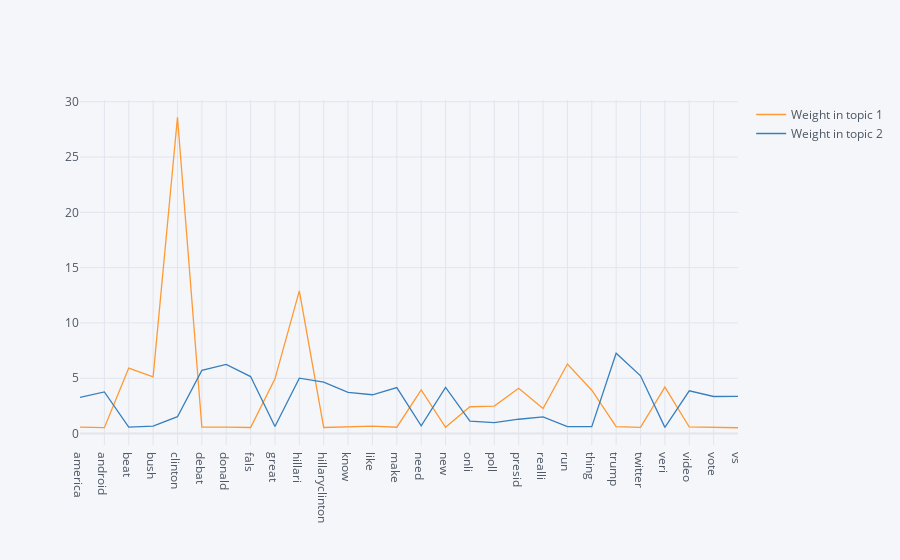

The notebook cell saved with this chart:
### Code cell
df.set_index('Words').iplot()

### Figure 1 — Plotly figure (JSON) as saved in the notebook; plotly's stock layout.template omitted (floating-point values rounded to 4 significant figures)
{"data": [{"line": {"color": "rgba(255, 153, 51, 1.0)", "dash": "solid", "shape": "linear", "width": 1.3}, "mode": "lines", "name": "Weight in topic 1", "text": "", "type": "scatter", "x": ["america", "android", "beat", "bush", "clinton", "debat", "donald", "fals", "great", "hillari", "hillaryclinton", "know", "like", "make", "need", "new", "onli", "poll", "presid", "realli", "run", "thing", "trump", "twitter", "veri", "video", "vote", "vs"], "y": [0.5873, 0.5288, 5.923, 5.129, 28.6, 0.579, 0.572, 0.5479, 4.943, 12.89, 0.5488, 0.613, 0.6711, 0.5707, 3.944, 0.566, 2.422, 2.483, 4.094, 2.254, 6.283, 3.92, 0.6168, 0.5648, 4.203, 0.5936, 0.5405, 0.5237]}, {"line": {"color": "rgba(55, 128, 191, 1.0)", "dash": "solid", "shape": "linear", "width": 1.3}, "mode": "lines", "name": "Weight in topic 2", "text": "", "type": "scatter", "x": ["america", "android", "beat", "bush", "clinton", "debat", "donald", "fals", "great", "hillari", "hillaryclinton", "know", "like", "make", "need", "new", "onli", "poll", "presid", "realli", "run", "thing", "trump", "twitter", "veri", "video", "vote", "vs"], "y": [3.267, 3.769, 0.5779, 0.6623, 1.523, 5.715, 6.249, 5.15, 0.6293, 5.008, 4.655, 3.729, 3.507, 4.158, 0.6911, 4.182, 1.114, 0.9939, 1.294, 1.514, 0.632, 0.6232, 7.257, 5.219, 0.5566, 3.866, 3.35, 3.368]}], "layout": {"legend": {"bgcolor": "#F5F6F9", "font": {"color": "#4D5663"}}, "paper_bgcolor": "#F5F6F9", "plot_bgcolor": "#F5F6F9", "title": {"font": {"color": "#4D5663"}}, "xaxis": {"gridcolor": "#E1E5ED", "showgrid": true, "tickfont": {"color": "#4D5663"}, "title": {"font": {"color": "#4D5663"}, "text": ""}, "zerolinecolor": "#E1E5ED"}, "yaxis": {"gridcolor": "#E1E5ED", "showgrid": true, "tickfont": {"color": "#4D5663"}, "title": {"font": {"color": "#4D5663"}, "text": ""}, "zerolinecolor": "#E1E5ED"}}}
